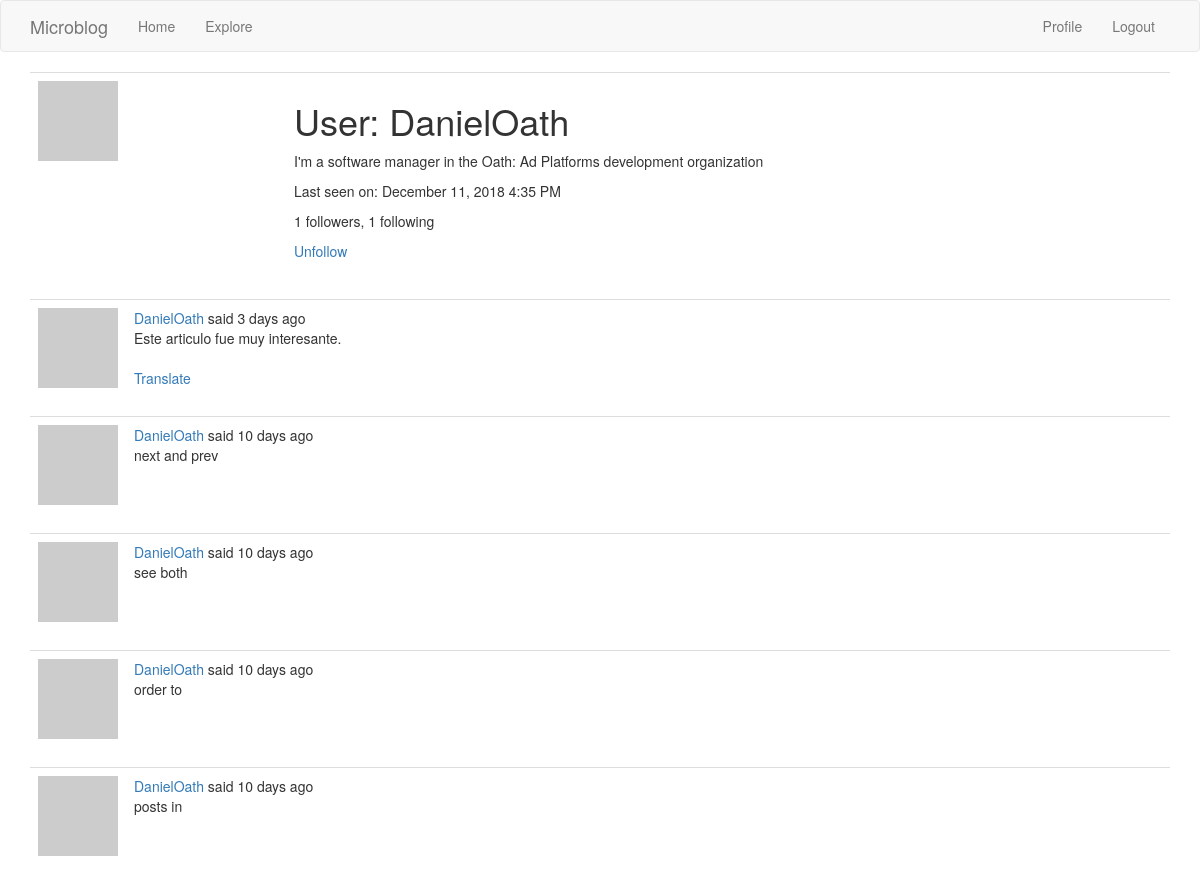
Before: /user/DanielOath (signed in, upper part) with the older database file.
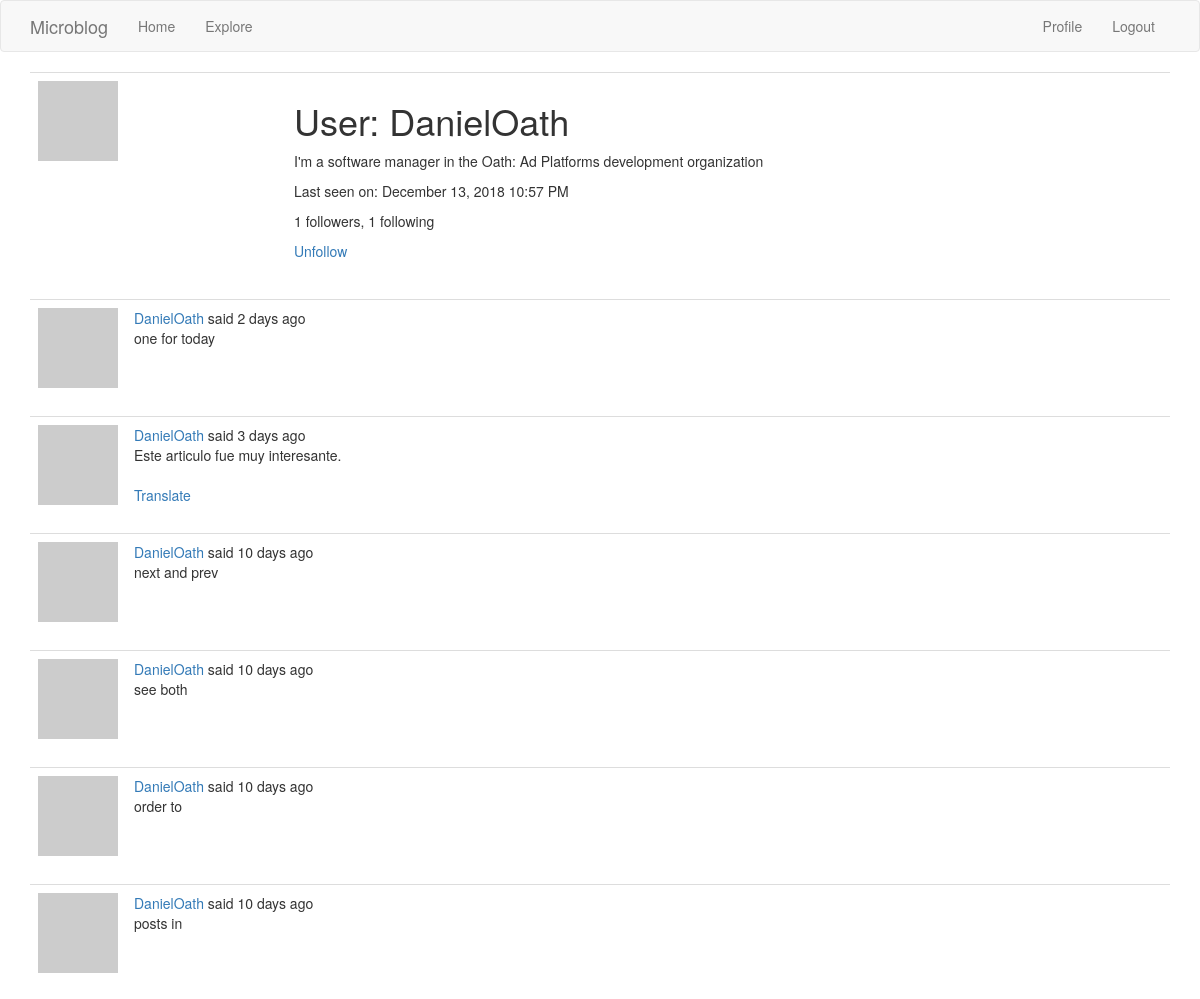
After: the same page with the newer database file.
### app/models.py (models this page shows, shortened)
class User(UserMixin, db.Model):
    id = db.Column(db.Integer, primary_key=True)
    username = db.Column(db.String(64), index=True, unique=True)
    email = db.Column(db.String(120), index=True, unique=True)
    password_hash = db.Column(db.String(128))
    posts = db.relationship('Post', backref='author', lazy='dynamic')
    about_me = db.Column(db.String(140))
    last_seen = db.Column(db.DateTime, default=datetime.utcnow)
    followed = db.relationship(
        'User', secondary=followers,
        primaryjoin=(followers.c.follower_id == id),
        secondaryjoin=(followers.c.followed_id == id),
        backref=db.backref('followers', lazy='dynamic'), lazy='dynamic')
    def avatar(self, size):
        digest = md5(self.email.lower().encode('utf-8')).hexdigest()
        return 'https://www.gravatar.com/avatar/{}?d=identicon&s={}'.format(digest, size)
    def is_following(self, user):
        return self.followed.filter(
            followers.c.followed_id == user.id).count() > 0

class Post(db.Model):
    id = db.Column(db.Integer, primary_key=True)
    body = db.Column(db.String(140))
    timestamp = db.Column(db.DateTime, index=True, default=datetime.utcnow)
    user_id = db.Column(db.Integer, db.ForeignKey('user.id'))
    language = db.Column(db.String(5))

### app/main/routes.py (the view)
@bp.route('/user/<username>')
@login_required
def user(username):
    the_user = User.query.filter_by(username=username).first_or_404()
    page = request.args.get('page', 1, type=int)
    posts = the_user.posts.order_by(Post.timestamp.desc()).paginate(
        page, current_app.config['POSTS_PER_PAGE'], False)
    next_url = url_for('main.user', username=the_user.username, page=posts.next_num) \
        if posts.has_next else None
    prev_url = url_for('main.user', username=the_user.username, page=posts.prev_num) \
        if posts.has_prev else None
    return render_template('user.html', user=the_user, posts=posts.items,
                           next_url=next_url, prev_url=prev_url)

### app/main/routes.py (called while the page is built)
@bp.before_app_request
def before_request():
    if current_user.is_authenticated:
        current_user.last_seen = datetime.utcnow()
        db.session.commit()  # no need for db.session.add() since this is an existing user
    g.locale = str(get_locale())

### app/models.py (called while the page is built)
@login.user_loader
def load_user(user_id):
    return User.query.get(int(user_id))

### app/templates/user.html (shortened to what this page needs)
{% extends "base.html" %}
{% block app_content %}
    <table class="table table-hover">
        <tr>
            <td width="256px"><img src="{{ user.avatar(256) }}"></td>
            <td>
                <h1>{{ _('User') }}: {{ user.username }}</h1>
                {% if user.about_me %}<p>{{ user.about_me }}</p>{% endif %}
                {% if user.last_seen %}<p>{{ _('Last seen on') }}: {{ moment(user.last_seen).format('LLL') }}</p>{% endif %}
                <p>{{ _('%(count)d followers', count=user.followers.count()) }}, {{ _('%(count)d following', count=user.followed.count()) }}</p>
                {% if user == current_user %}
                <p><a href="{{ url_for('main.edit_profile') }}">{{ _('Edit your profile') }}</a></p>
                {% elif not current_user.is_following(user) %}
                <p><a href="{{ url_for('main.follow', username=user.username) }}">{{ _('Follow') }}</a></p>
                {% else %}
                <p><a href="{{ url_for('main.unfollow', username=user.username) }}">{{ _('Unfollow') }}</a></p>
                {% endif %}
            </td>
        </tr>
    </table>
    {% for post in posts %}
        {% include '_post.html' %}
    {% endfor %}
{% endblock %}

### app/templates/_post.html (shortened to what this page needs)
    <table class="table table-hover">
        <tr>
            <td width="70px">
                <a href="{{ url_for('main.user', username=post.author.username) }}">
                    <img src="{{ post.author.avatar(70) }}" />
                </a>
            </td>
            <td>
                {{ _('%(username)s said %(when)s', username=user_link, when=moment(post.timestamp).fromNow()) }}
                <br>
                <span id="post{{ post.id }}">{{ post.body }}</span>
                {% if post.language and post.language != g.locale %}
                <br><br>
                <span id="translation{{ post.id }}">
                    <a href="javascript:translate(
                                '#post{{ post.id }}',
                                '#translation{{ post.id }}',
                                '{{ post.language }}',
                                '{{ g.locale }}');">{{ _('Translate') }}</a>
                </span>
                {% endif %}
            </td>
        </tr>
    </table>

Changed rows visible on the page:
changed User "DanielOath": last_seen "December 11, 2018 4:35 PM" → "December 13, 2018 10:57 PM"
added Post: body "one for today"
